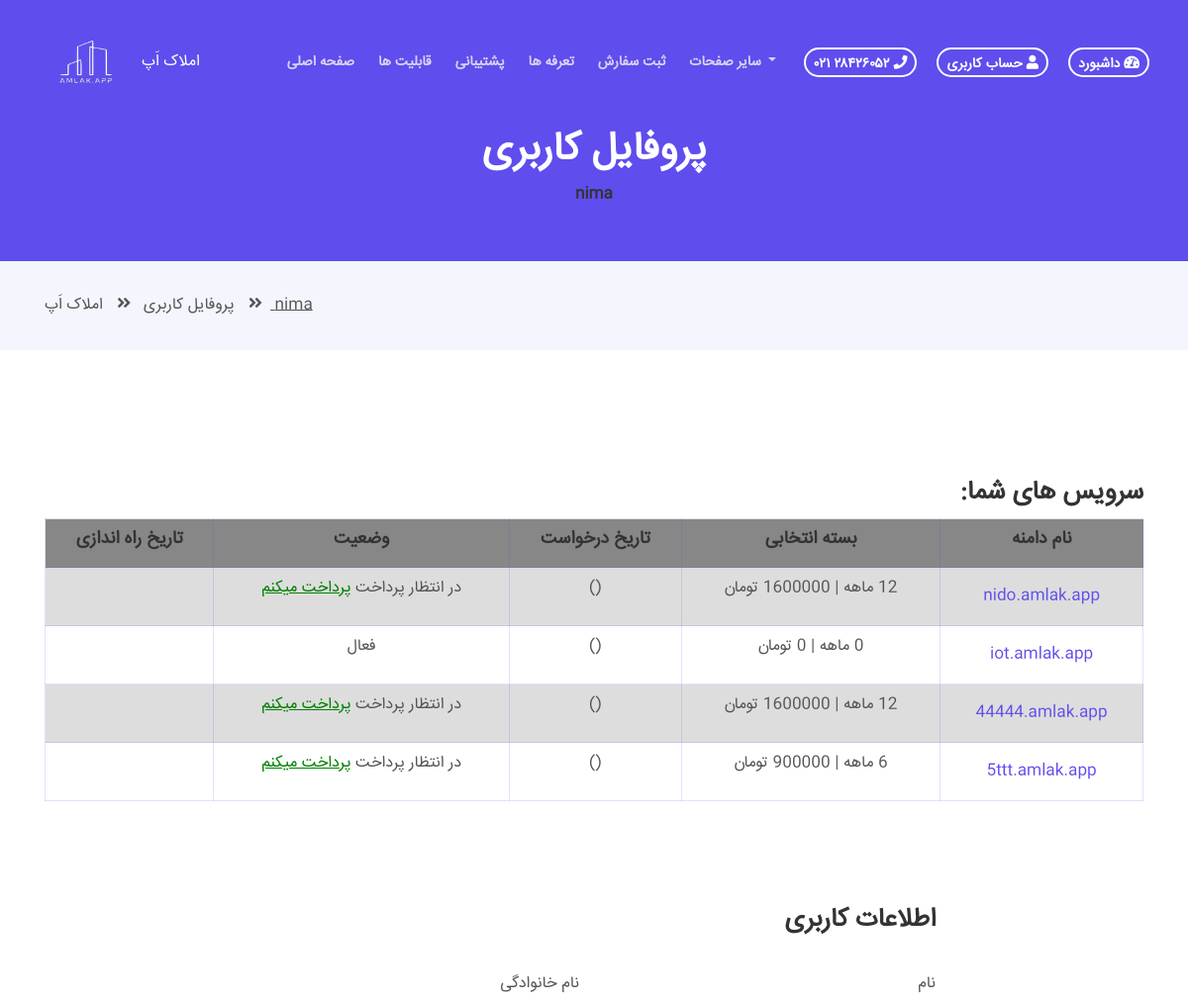
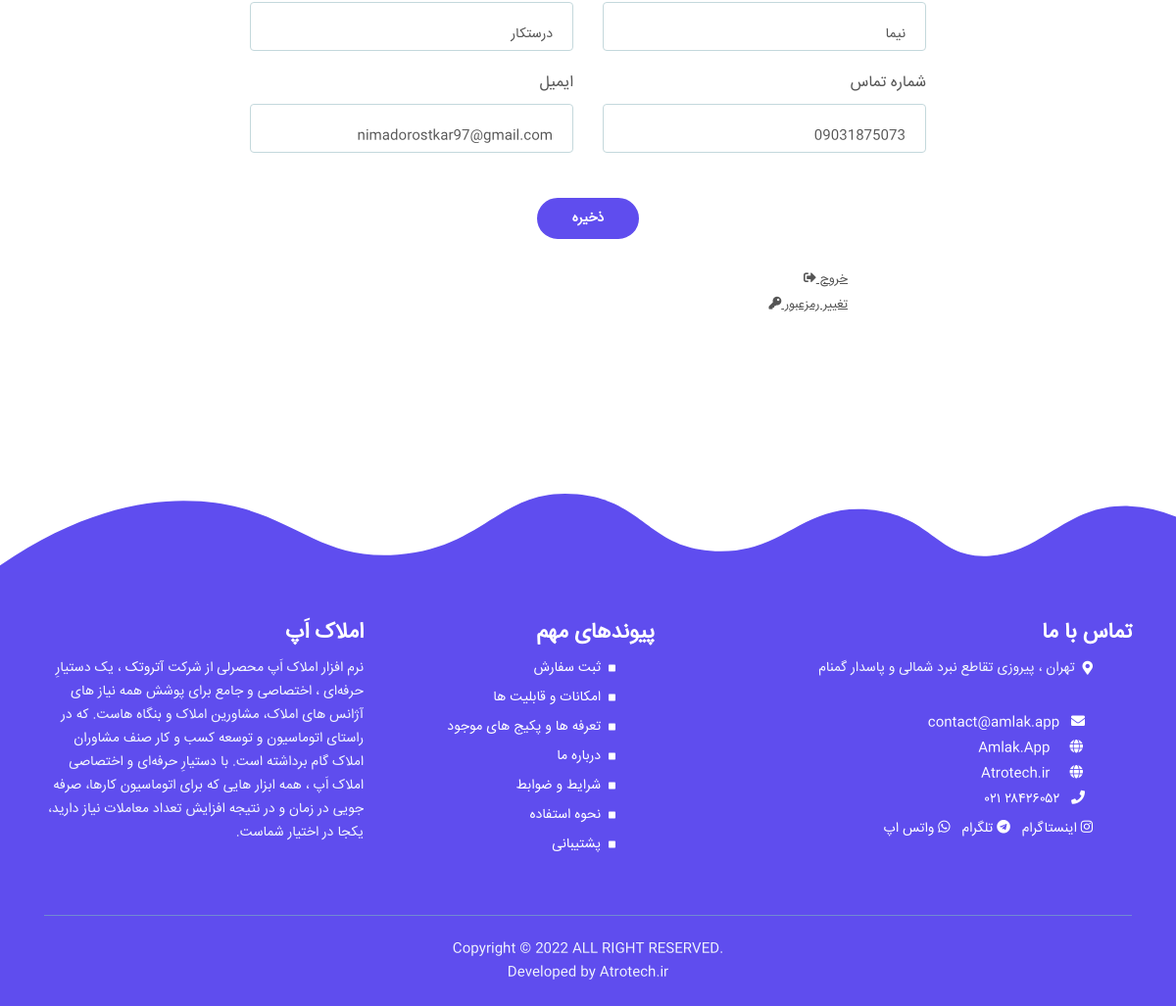
The app's page /profile (signed in) with its own data (2 pictures, top to bottom).
### app/models.py (models this page shows, shortened)
class Requests(models.Model):
    user = models.ForeignKey(User, on_delete=models.CASCADE, verbose_name = "کاربر")
    package = models.ForeignKey(Package, on_delete=models.CASCADE, verbose_name = "بسته")
    domain = models.CharField(max_length=80, unique=True, verbose_name="نام دامنه")
    discount = models.CharField(max_length=80, blank=True, null=True, verbose_name = "کد تخفیف")
    date_created = jmodels.jDateTimeField(auto_now_add=True, verbose_name = "تاریخ درخواست")
    final_price = models.IntegerField(null=True, blank=True, verbose_name = "قیمت نهایی")
    CHOICES = ( ('فعال','فعال'), ('لغو شده','لغو شده'), ('در انتظار پرداخت','در انتظار پرداخت'), ('در انتظار فعال سازی','در انتظار فعال سازی') )
    status = models.CharField(max_length=40,choices=CHOICES, default='در انتظار پرداخت', verbose_name = "وضعیت")
    paid = models.BooleanField(default = False, verbose_name="پرداخت شده")
    date_launched = jmodels.jDateField(null=True, blank=True, verbose_name = "تاریخ راه اندازی")
    def get_absolute_url(self):
        return reverse('app:checkout',args=[self.id])
    class Meta:
        verbose_name = "درخواست"
        verbose_name_plural = "درخواست ها"

class Package(models.Model):
    month = models.IntegerField(verbose_name = "ماه")
    price = models.IntegerField(verbose_name= "قیمت (تومان)")
    class Meta:
        verbose_name = "بسته"
        verbose_name_plural = "بسته ها"
    def __str__(self):
        return str(self.month) + " ماهه | " + str(self.price) + ' تومان '

class Profile(models.Model):
  user = models.OneToOneField(User, on_delete=models.CASCADE,unique=True,related_name='profile',verbose_name = "کاربر")
  phone = models.CharField(max_length=50,null=True, blank=True,verbose_name = " شماره تماس  ")
  class Meta:
      verbose_name = "شماره کاربر"
      verbose_name_plural = "شماره کاربران"

### app/views.py (the view, shortened to what this page needs)
# urls.py: path('profile', views.profile, name='profile'),
def profile(request):
    profile = get_object_or_404(Profile, user=request.user)
    user_reqs = models.Requests.objects.filter(user=request.user)
    msg = None
    html_template = loader.get_template( 'profile.html' )
    return HttpResponse(html_template.render( { 'profile':profile, 'user_reqs':user_reqs, 'msg':msg }, request) )

### templates/profile.html (shortened to what this page needs)
{% extends "base.html" %}
{% load static %}
{% block content %}
<header id="header" class="ex-header">
    <div class="container">
        <div class="row">
            <div class="col-md-12">
                <h1>  پروفایل کاربری </h1>
                <h6> {{ request.user }} </h6>
            </div>
        </div>
    </div>
</header>
<div class="ex-basic-1">
    <div class="container">
        <div class="row">
            <div class="col-lg-12">
                <div class="breadcrumbs" dir="rtl">
                    <a href="index.html"> {{ request.user }} </a><i class="fa fa-angle-double-right"></i>  پروفایل کاربری  </a><i class="fa fa-angle-double-right"></i><span>  املاک اَپ  </span>
                </div>
            </div>
        </div>
    </div>
</div>
  <div id="details" class="basic-1" dir="rtl" align="right">
    <div class="container" style="overflow-x:auto;">
        <h3> سرویس های شما: </h3>
        <table>
          <tr style="background-color:#484848a6">
            <th> <h5> نام دامنه </h5> </th>
            <th> <h5> بسته انتخابی </h5> </th>
            <th> <h5> تاریخ درخواست </h5> </th>
            <th> <h5> وضعیت </h5> </th>
            <th> <h5> تاریخ راه اندازی </h5> </th>
          </tr>
          {% for userReq in user_reqs %}
          <tr>
            <td dir="ltr"> <a style="color:#5f4ded; text-decoration:none;" href="http://www.{{ userReq.domain }}.amlak.app"> {{ userReq.domain }}.amlak.app </a></td>
            <td><p> {{ userReq.package }} </p></td>
            <td><p> {{ userReq.date_created|date:'Y,m,d' }} ({{ userReq.date_created|date:'H:i' }}) </p></td>
            <td><p> {{ userReq.status }} {% if userReq.status == 'در انتظار پرداخت' %} <a style="color:green;" href="{{ userReq.get_absolute_url }}"> پرداخت میکنم </a>{% endif %} </p> </td>
            <td> {% if userReq.status == 'فعال' %} <p> {{ userReq.date_launched|date:'Y,m,d' }} </p> {% endif %}</td>
          </tr>
          {% endfor %}
        </table>
    </div>
    <br><br><br>
      <div class="container" style="max-width:720px;">
        <br> <h3> اطلاعات کاربری </h3> <br>
          <div class="row">
              <div class="col-lg-12">
                <div class="form-container">
                    <form action="{% url 'app:profile' %}" method="post">
                        <div class="row">
                            <div class="col-sm-6">
                              <div class="form-group">
                                  <label>نام</label>
                                  <input type="text" name="fname" class="form-control-input" value="{{ request.user.first_name }}">
                              </div>
                            </div>
                            <div class="col-sm-6">
                                <div class="form-group">
                                    <label>نام خانوادگی</label>
                                    <input type="text" name="lname" class="form-control-input" value="{{ request.user.last_name }}">
                                </div>
                            </div>
                            <div class="col-sm-6">
                              <div class="form-group">
                                <label>شماره تماس</label>
                                  <input type="number" name="phone" class="form-control-input" value="{{ profile.phone }}">
                              </div>
                            </div>
                            <div class="col-sm-6">
                              <div class="form-group">
                                  <label>ایمیل</label>
                                  <input type="email" name="email" class="form-control-input" value="{{ request.user.email }}">
                              </div>
                            </div>
                            <div class="col-sm-12 text-center">
                              <div class="form-group">  <br>
                               <button type="submit" class="btn-solid-reg page-scroll"> ذخیره </button>
                              </div>
                            </div>
                        </div>
                    </form>
                </div>
              </div>
          </div>
                <div style="padding-right:80px;">
                  <a href="{% url 'app:logout' %}"> <small> خروج <i class="fa fa-sign-out-alt"></i>  </small> </a>
                  <br>
                  <a href="#"> <small>  تغییر رمزعبور <i class="fa fa-key"></i>  </small> </a>
                </div>
      </div>
  </div>
  <br><br>
{% endblock content %}

### core/static/css/styles.css (style rules this page uses)
.h1, .h2, .h3, .h4, .h5, .h6, h1, h2, h3, h4, h5, h6 { font-family: "iransans" !important; }
.p, p { font-family: "iransans", sans-serif !important; }
.a, a { font-family: "iransans", sans-serif !important; }
.button, button { font-family: "iransans", sans-serif !important; }
body, html { width: 100%; height: 100%; }
body, p { color: #555; font: 400 1rem/1.625rem "iransans", sans-serif;; }
h1 { color: #333; font: 700 2.5rem/3.125rem "iransans", sans-serif; letter-spacing: -0.2px; }
h3 { color: #333; font: 700 1.625rem/2.125rem "iransans", sans-serif; letter-spacing: -0.2px; }
h5 { color: #333; font: 700 1.125rem/1.5rem "iransans", sans-serif; letter-spacing: -0.1px; }
h6 { color: #333; font: 700 1rem/1.375rem "iransans", sans-serif; letter-spacing: -0.1px; }
a { color: #555; text-decoration: underline; }
.btn-solid-reg { display: inline-block; padding: 1.1875rem 2.125rem 1.1875rem 2.125rem; border: 0.125rem solid #5f4dee; border-radius: 2rem; background-color: #5f4dee; color: #fff; font: 700 0.875rem/0 "iransans", sans-serif; text-decoration: none; transition: all 0.2s; }
.form-group { position: relative; margin-bottom: 1.25rem; }
.form-control-input, .form-control-select { display: block; width: 100%; padding-top: 1.0625rem; padding-bottom: 0.0625rem; direction: rtl; padding-right: 1.25rem; border: 1px solid #c4d8dc; border-radius: 0.25rem; background-color: #fff; color: #555; font: 400 0.875rem/1.875rem "iransans", sans-serif; transition: all 0.2s; -webkit-appearance: none; }
.basic-1 { padding-top: 7.5rem; padding-bottom: 8rem; }
.ex-header { padding-top: 8rem; padding-bottom: 3rem; background-color: #5f4dee; text-align: center; }
.ex-header h1 { color: #fff; }
.ex-basic-1 { padding-top: 2rem; padding-bottom: 0.875rem; background-color: #f3f7fd; }
.ex-basic-1 .breadcrumbs { margin-bottom: 1.125rem; }
.ex-basic-1 .breadcrumbs .fa { margin-right: 0.5rem; margin-left: 0.625rem; }
@media (min-width: 992px) { .basic-1 { padding-top: 8rem; } }
@media (min-width: 992px) { .ex-header h1 { width: 80%; margin-right: auto; margin-left: auto; } }
@media (min-width: 1200px) { .ex-header h1 { width: 60%; margin-right: auto; margin-left: auto; } }

### templates/profile.html (style rules this page uses)
table { border-collapse: collapse; width: 100%; }
td, th { border: 1px solid #5f4dee2b; text-align: center; padding: 8px; }
tr:nth-child(even) { background-color: #dddddd; }

### records on screen
Requests: domain "nido", package "12 ماهه | 1600000 تومان", status "در انتظار پرداخت"
Requests: domain "iot", package "0 ماهه | 0 تومان", status "فعال"
Requests: domain "44444", package "12 ماهه | 1600000 تومان", status "در انتظار پرداخت"
Requests: domain "5ttt", package "6 ماهه | 900000 تومان", status "در انتظار پرداخت"
Profile: phone "09031875073"

### other values on screen
{{ request.user }} "nima"
